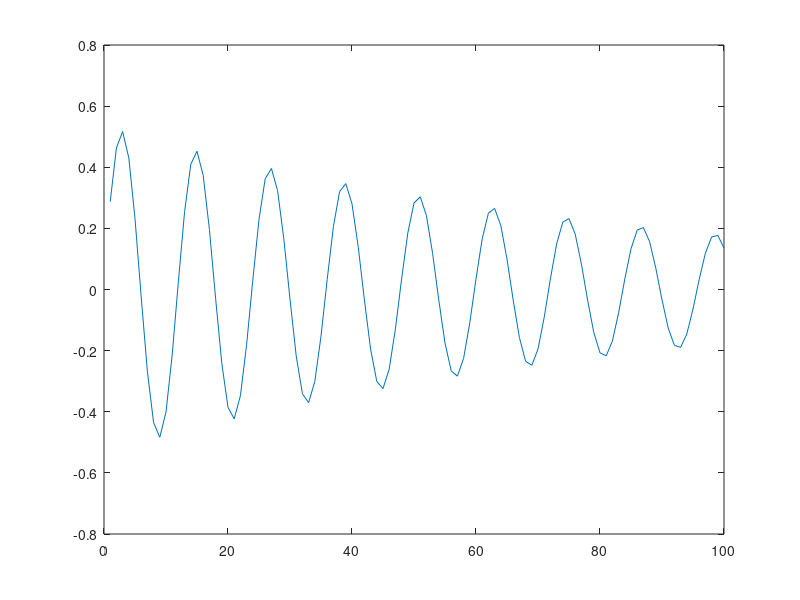
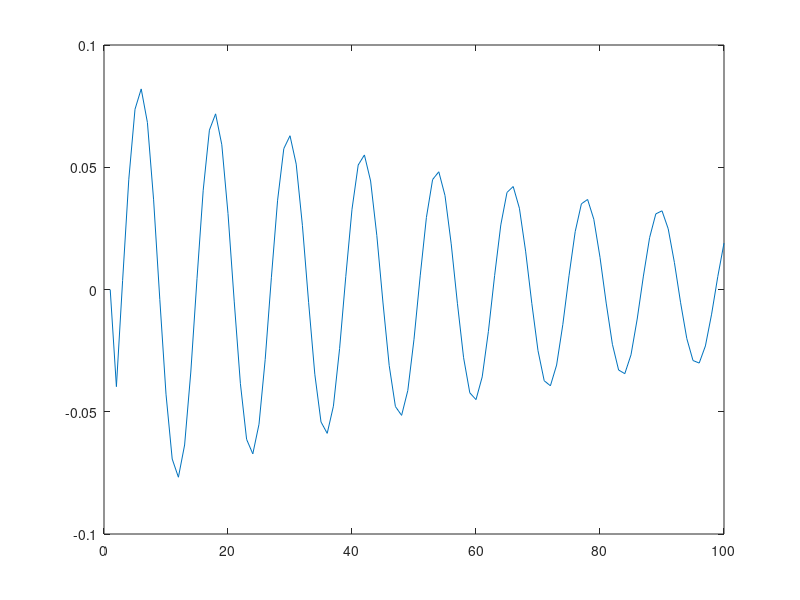

MATLAB code to generate these figures, in order:
clc;
clear all;
close all;

m1 = 2500;
m2 = 320;
k1 = 80000;
k2 = 500000;
b1 = 350;
b2 = 15020;

% X=[ X1
%     X1_dot
%     Y1
%     Y1_dot
%     Y2];

% U = [ Force
%       Road];

Ac=[0                 1   0                                              0         0
   -(b1*b2)/(m1*m2)   0   ((b1/m1)*((b1/m1)+(b1/m2)+(b2/m2)))-(k1/m1)   -(b1/m1)   0
    b2/m2             0  -((b1/m1)+(b1/m2)+(b2/m2))                      1         0
    k2/m2             0  -((k1/m1)+(k1/m2)+(k2/m2))                      0         0
    0                 0   1                                              0         0];

Bc=[0                 0
    1/m1              (b1*b2)/(m1*m2)
    0                -(b2/m2)
    (1/m1)+(1/m2)    -(k2/m2)
    0                 0];


Cc=[0 0 1 0 0];

Dc=[0 0];

sysc=ss(Ac,Bc,Cc,Dc);

sysd = c2d(sysc,0.1,'zoh')

[Ad, Bd, Cd, Dd, Ts] = ssdata(sysd) 

% here can be generated different types of road


x0 = transpose([0 0 0 0 5]); % initial condition
u = transpose([0 0.1]); % unit step [U-Force W-Road]

x(:,1) = Ad*x0 + Bd*u; % x(k + 1) = A*x(k) + B*u(k)

for k = 2:100
    x(:,k) = Ad*x(:,k-1) + Bd*u;
    y(k) = Cd*x(:,k);
    
    % here can be implemented controler with K matrix
    
end

figure(1);
plot(x(2, :));

figure(2);
plot(y);
